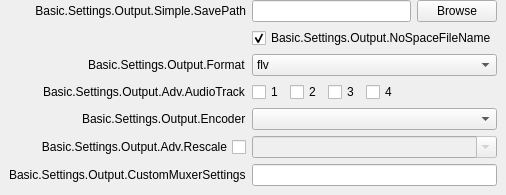
                   <widget class="QWidget" name="advOutRecStandard">
                    <layout class="QVBoxLayout" name="verticalLayout_13">
                     <property name="leftMargin">
                      <number>0</number>
                     </property>
                     <property name="topMargin">
                      <number>0</number>
                     </property>
                     <property name="rightMargin">
                      <number>0</number>
                     </property>
                     <property name="bottomMargin">
                      <number>0</number>
                     </property>
                     <item alignment="Qt::AlignTop">
                      <widget class="QWidget" name="widget_7" native="true">
                       <layout class="QVBoxLayout" name="verticalLayout_15">
                        <property name="leftMargin">
                         <number>0</number>
                        </property>
                        <property name="topMargin">
                         <number>0</number>
                        </property>
                        <property name="rightMargin">
                         <number>0</number>
                        </property>
                        <property name="bottomMargin">
                         <number>0</number>
                        </property>
                        <item>
                         <widget class="QWidget" name="advOutRecTopContainer" native="true">
                          <property name="sizePolicy">
                           <sizepolicy hsizetype="Preferred" vsizetype="Maximum">
                            <horstretch>0</horstretch>
                            <verstretch>0</verstretch>
                           </sizepolicy>
                          </property>
                          <layout class="QFormLayout" name="formLayout_16">
                           <property name="fieldGrowthPolicy">
                            <enum>QFormLayout::AllNonFixedFieldsGrow</enum>
                           </property>
                           <property name="labelAlignment">
                            <set>Qt::AlignRight|Qt::AlignTrailing|Qt::AlignVCenter</set>
                           </property>
                           <property name="topMargin">
                            <number>0</number>
                           </property>
                           <item row="0" column="0">
                            <widget class="QLabel" name="label_32">
                             <property name="sizePolicy">
                              <sizepolicy hsizetype="Preferred" vsizetype="Expanding">
                               <horstretch>0</horstretch>
                               <verstretch>0</verstretch>
                              </sizepolicy>
                             </property>
                             <property name="minimumSize">
                              <size>
                               <width>170</width>
                               <height>0</height>
                              </size>
                             </property>
                             <property name="text">
                              <string>Basic.Settings.Output.Simple.SavePath</string>
                             </property>
                             <property name="alignment">
                              <set>Qt::AlignRight|Qt::AlignTrailing|Qt::AlignVCenter</set>
                             </property>
                            </widget>
                           </item>
                           <item row="0" column="1">
                            <layout class="QHBoxLayout" name="horizontalLayout_6">
                             <item>
                              <widget class="QLineEdit" name="advOutRecPath">
                               <property name="enabled">
                                <bool>true</bool>
                               </property>
                              </widget>
                             </item>
                             <item>
                              <widget class="QPushButton" name="advOutRecPathBrowse">
                               <property name="enabled">
                                <bool>true</bool>
                               </property>
                               <property name="text">
                                <string>Browse</string>
                               </property>
                              </widget>
                             </item>
                            </layout>
                           </item>
                           <item row="1" column="1">
                            <widget class="QCheckBox" name="advOutNoSpace">
                             <property name="text">
                              <string>Basic.Settings.Output.NoSpaceFileName</string>
                             </property>
                             <property name="checked">
                              <bool>true</bool>
                             </property>
                            </widget>
                           </item>
                           <item row="2" column="0">
                            <widget class="QLabel" name="label_43">
                             <property name="text">
                              <string>Basic.Settings.Output.Format</string>
                             </property>
                            </widget>
                           </item>
                           <item row="2" column="1">
                            <widget class="QComboBox" name="advOutRecFormat">
                             <item>
                              <property name="text">
                               <string notr="true">flv</string>
                              </property>
                             </item>
                             <item>
                              <property name="text">
                               <string notr="true">mp4</string>
                              </property>
                             </item>
                             <item>
                              <property name="text">
                               <string notr="true">mov</string>
                              </property>
                             </item>
                             <item>
                              <property name="text">
                               <string notr="true">mkv</string>
                              </property>
                             </item>
                             <item>
                              <property name="text">
                               <string notr="true">ts</string>
                              </property>
                             </item>
                             <item>
                              <property name="text">
                               <string notr="true">m3u8</string>
                              </property>
                             </item>
                            </widget>
                           </item>
                           <item row="3" column="0">
                            <widget class="QLabel" name="label_29">
                             <property name="text">
                              <string>Basic.Settings.Output.Adv.AudioTrack</string>
                             </property>
                            </widget>
                           </item>
                           <item row="3" column="1">
                            <widget class="QWidget" name="widget_9" native="true">
                             <property name="sizePolicy">
                              <sizepolicy hsizetype="Maximum" vsizetype="Preferred">
                               <horstretch>0</horstretch>
                               <verstretch>0</verstretch>
                              </sizepolicy>
                             </property>
                             <layout class="QHBoxLayout" name="horizontalLayout_9">
                              <property name="leftMargin">
                               <number>0</number>
                              </property>
                              <property name="topMargin">
                               <number>0</number>
                              </property>
                              <property name="rightMargin">
                               <number>0</number>
                              </property>
                              <property name="bottomMargin">
                               <number>0</number>
                              </property>
                              <item>
                               <widget class="QCheckBox" name="advOutRecTrack1">
                                <property name="text">
                                 <string notr="true">1</string>
                                </property>
                               </widget>
                              </item>
                              <item>
                               <widget class="QCheckBox" name="advOutRecTrack2">
                                <property name="text">
                                 <string notr="true">2</string>
                                </property>
                               </widget>
                              </item>
                              <item>
                               <widget class="QCheckBox" name="advOutRecTrack3">
                                <property name="text">
                                 <string notr="true">3</string>
                                </property>
                               </widget>
                              </item>
                              <item>
                               <widget class="QCheckBox" name="advOutRecTrack4">
                                <property name="text">
                                 <string notr="true">4</string>
                                </property>
                               </widget>
                              </item>
                             </layout>
                            </widget>
                           </item>
                           <item row="4" column="0">
                            <widget class="QLabel" name="advOutRecEncLabel">
                             <property name="text">
                              <string>Basic.Settings.Output.Encoder</string>
                             </property>
                            </widget>
                           </item>
                           <item row="4" column="1">
                            <widget class="QComboBox" name="advOutRecEncoder"/>
                           </item>
                           <item row="5" column="0">
                            <widget class="QCheckBox" name="advOutRecUseRescale">
                             <property name="sizePolicy">
                              <sizepolicy hsizetype="Minimum" vsizetype="Expanding">
                               <horstretch>0</horstretch>
                               <verstretch>0</verstretch>
                              </sizepolicy>
                             </property>
                             <property name="layoutDirection">
                              <enum>Qt::RightToLeft</enum>
                             </property>
                             <property name="text">
                              <string>Basic.Settings.Output.Adv.Rescale</string>
                             </property>
                            </widget>
                           </item>
                           <item row="5" column="1">
                            <widget class="QWidget" name="advOutRecRescaleContainer" native="true">
                             <layout class="QHBoxLayout" name="horizontalLayout_4">
                              <property name="leftMargin">
                               <number>0</number>
                              </property>
                              <property name="topMargin">
                               <number>0</number>
                              </property>
                              <property name="rightMargin">
                               <number>0</number>
                              </property>
                              <property name="bottomMargin">
                               <number>0</number>
                              </property>
                              <item>
                               <widget class="QComboBox" name="advOutRecRescale">
                                <property name="enabled">
                                 <bool>false</bool>
                                </property>
                                <property name="editable">
                                 <bool>true</bool>
                                </property>
                               </widget>
                              </item>
                             </layout>
                            </widget>
                           </item>
                           <item row="6" column="0">
                            <widget class="QLabel" name="label_9001">
                             <property name="text">
                              <string>Basic.Settings.Output.CustomMuxerSettings</string>
                             </property>
                            </widget>
                           </item>
                           <item row="6" column="1">
                            <widget class="QLineEdit" name="advOutMuxCustom"/>
                           </item>
                          </layout>
                         </widget>
                        </item>
                       </layout>
                      </widget>
                     </item>
                    </layout>
                   </widget>
